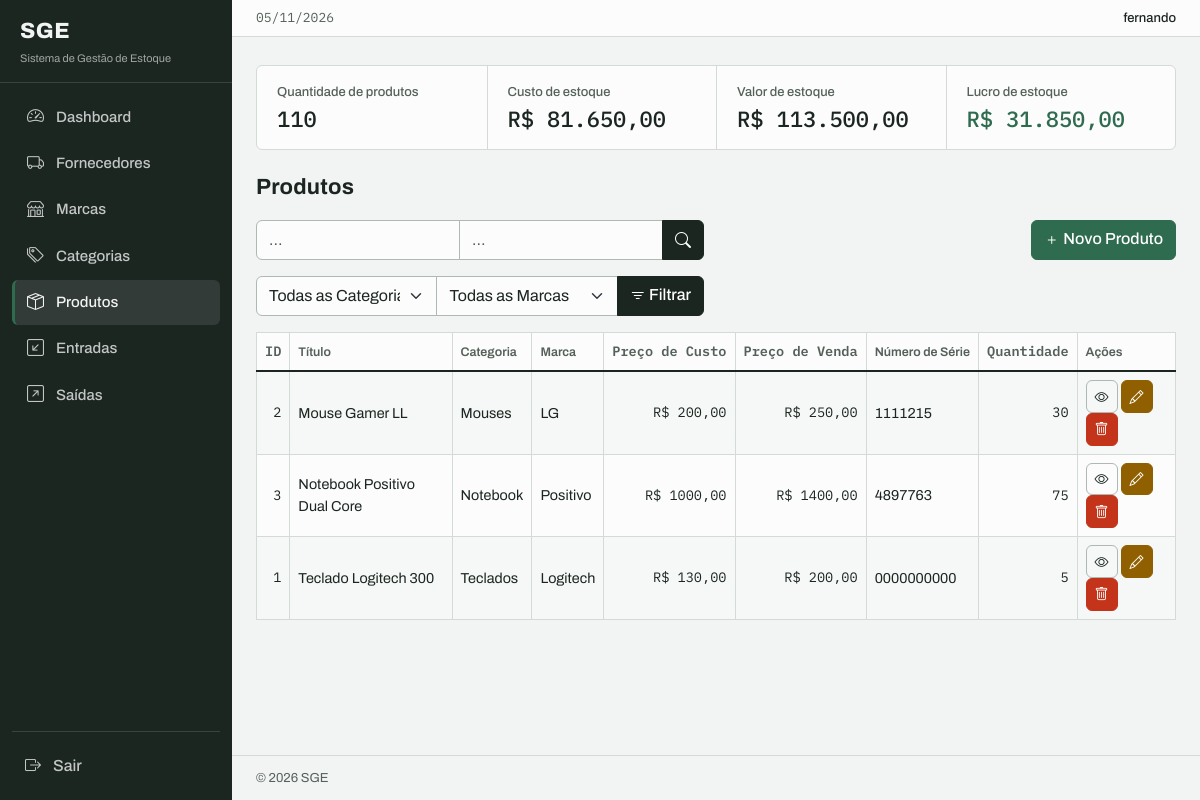
Screenshot of /products/list/ (signed in) with the database file from the repository.
### products/models.py (models this page shows, shortened)
class Product(models.Model):
    title = models.CharField(max_length=500)
    category = models.ForeignKey(
        Category, on_delete=models.PROTECT, related_name="products"
    )
    brand = models.ForeignKey(Brand, on_delete=models.PROTECT, related_name="products")
    description = models.TextField(null=True, blank=True)
    serie_number = models.CharField(max_length=200, null=True, blank=True)
    cost_price = models.DecimalField(max_digits=20, decimal_places=2)
    selling_price = models.DecimalField(max_digits=20, decimal_places=2)
    quantity = models.IntegerField(default=0)
    created_at = models.DateTimeField(auto_now_add=True)
    updated_at = models.DateTimeField(auto_now=True)
    class Meta:
        ordering = ["title"]

### categories/models.py (models this page shows)
class Category(models.Model):
    name = models.CharField(max_length=500)
    description = models.TextField(null=True, blank=True)
    created_at = models.DateTimeField(auto_now_add=True)
    updated_at = models.DateTimeField(auto_now=True)
    class Meta:
        ordering = ["name"]
    def __str__(self):
        return self.name

### brands/models.py (models this page shows)
class Brand(models.Model):
    name = models.CharField(max_length=500)
    description = models.TextField(null=True, blank=True)
    created_at = models.DateTimeField(auto_now_add=True)
    updated_at = models.DateTimeField(auto_now=True)
    class Meta:
        ordering = ["name"]
    def __str__(self):
        return self.name

### products/views.py (the view)
# urls.py: path("products/list/", views.ProductListView.as_view(), name="product_list"),
class ProductListView(LoginRequiredMixin, PermissionRequiredMixin, ListView):
    model = models.Product
    template_name = "product_list.html"
    context_object_name = "products"
    paginate_by = 10
    permission_required = "products.view_product"
    def get_queryset(self):
        queryset = super().get_queryset()
        title = self.request.GET.get("title")
        serie_number = self.request.GET.get("serie_number")
        category = self.request.GET.get("category")
        brand = self.request.GET.get("brand")
        if title:
            queryset = queryset.filter(title__icontains=title)
        if serie_number:
            queryset = queryset.filter(serie_number__icontains=serie_number)
        if category:
            queryset = queryset.filter(category_id=category)
        if brand:
            queryset = queryset.filter(brand__id=brand)
        return queryset
    def get_context_data(self, **kwargs):
        context = super().get_context_data(**kwargs)
        context["product_metrics"] = metrics.get_product_metrics()
        context["categories"] = Category.objects.all()
        context["brands"] = Brand.objects.all()
        return context

### app/context_processors.py (called while the page is built)
def static_versions(request):
    try:
        version = int(_CSS.stat().st_mtime)
    except OSError:
        version = 1
    return {"sge_css_v": version}

### app/metrics.py (called while the page is built)
def get_product_metrics():
    products = Product.objects.all()
    total_cost_price = sum(
        product.cost_price * product.quantity for product in products
    )
    total_selling_price = sum(
        product.selling_price * product.quantity for product in products
    )
    total_quantity = sum(product.quantity for product in products)
    total_profit = total_selling_price - total_cost_price
    return dict(
        total_cost_price=number_format(
            total_cost_price, decimal_pos=2, force_grouping=True
        ),
        total_selling_price=number_format(
            total_selling_price, decimal_pos=2, force_grouping=True
        ),
        total_quantity=total_quantity,
        total_profit=number_format(total_profit, decimal_pos=2, force_grouping=True),
    )

### products/templates/product_list.html (shortened to what this page needs)
{% extends 'base.html' %}
{% block content %}
{% if perms.products.view_product and perms.inflows.view_inflow%}
    {% include 'components/_product_metrics.html' %}
{% endif %}
<h1 class="sge-page-title">Produtos</h1>
<div class="row mb-3">
    <div class="col-md-6">
        <form method="get" action="{% url 'product_list' %}" role="search">
            <div class="input-group">
                <input type="text" class="form-control" name="title" placeholder="…" aria-label="Buscar por título" value="{{ request.GET.title }}">
                <input type="text" class="form-control" name="serie_number" placeholder="…" aria-label="Buscar por número de série" value="{{ request.GET.serie_number }}">
                <button type="submit" class="btn btn-primary" aria-label="Buscar">
                    <i class="bi bi-search" aria-hidden="true"></i>
                </button>
            </div>
        </form>
    </div>
    {% if perms.products.add_product %}
        <div class="col-md-6">
            <a href="{% url 'product_create' %}" class="btn btn-success float-end">
                <i class="bi bi-plus" aria-hidden="true"></i> Novo Produto
            </a>
        </div>
    {% endif %}
</div>
<div class="row mb-3">
    <div class="col-md-6">
        <form method="get" action="{% url 'product_list' %}">
            <div class="input-group">
                <select class="form-select" name="category" aria-label="Filtrar por categoria">
                    <option value="" {% if not request.GET.category %} selected {% endif %}>Todas as Categorias</option>
                </select>
                <select class="form-select" name="brand" aria-label="Filtrar por marca">
                    <option value="" {% if not request.GET.brand %} selected {% endif %}>Todas as Marcas</option>
                </select>
                <button type="submit" class="btn btn-primary">
                    <i class="bi bi-filter" aria-hidden="true"></i> Filtrar
                </button>
            </div>
        </form>
    </div>
</div>
<div class="table-responsive">
    <table class="table table-striped table-bordered">
        <thead>
            <tr>
                <th class="num" scope="col">ID</th>
                <th scope="col">Título</th>
                <th scope="col">Categoria</th>
                <th scope="col">Marca</th>
                <th class="num" scope="col">Preço de Custo</th>
                <th class="num" scope="col">Preço de Venda</th>
                <th scope="col">Número de Série</th>
                <th class="num" scope="col">Quantidade</th>
                <th scope="col">Ações</th>
            </tr>
        </thead>
        <tbody>
            {% for product in products %}
            <tr>
                <td class="num">{{ product.id }}</td>
                <td>{{ product.title }}</td>
                <td>{{ product.category }}</td>
                <td>{{ product.brand }}</td>
                <td class="num">R$ {{ product.cost_price }}</td>
                <td class="num">R$ {{ product.selling_price }}</td>
                <td>{{ product.serie_number }}</td>
                <td class="num">{{ product.quantity }}</td>
                <td>
                    <a href="{% url 'product_detail' product.id %}" class="btn btn-info btn-sm" aria-label="Ver detalhes de {{ product.title }}">
                        <i class="bi bi-eye" aria-hidden="true"></i>
                    </a>
                    {% if perms.products.change_product %}
                    <a href="{% url 'product_update' product.id %}" class="btn btn-warning btn-sm" aria-label="Editar {{ product.title }}">
                        <i class="bi bi-pencil" aria-hidden="true"></i>
                    </a>
                    {% endif %}
                    {% if perms.products.delete_product %}
                    <a href="{% url 'product_delete' product.id %}" class="btn btn-danger btn-sm" aria-label="Excluir {{ product.title }}">
                        <i class="bi bi-trash" aria-hidden="true"></i>
                    </a>
                    {% endif %}
                </td>
            </tr>
            {% empty %}
            <tr><td colspan="9" class="text-center py-4 text-secondary">Nenhum registro para mostrar.</td></tr>
        {% endfor %}
        </tbody>
    </table>
</div>
{% endblock %}

### app/templates/components/_header.html (shortened to what this page needs)
<header class="sge-topbar">
  <span class="sge-topbar-date" aria-label="Data de hoje">{% now 'd/m/Y' %}</span>
  <span class="sge-topbar-user">{{ user.username }}</span>
</header>

### app/static/css/sge.css (style rules this page uses)
:root { color-scheme: light; --sge-paper: #F2F4F3; --sge-paper-raised: #FBFCFB; --sge-ink: #1C2621; --sge-ink-soft: #55605A; --sge-line: #D4DBD6; --sge-line-strong: #AEB9B2; --sge-in: #2E6B4F; --sge-in-soft: #E3EFE8; --sge-out: #C4341B; --sge-out-soft: #F9E9E4; --sge-amber: #906000; --sge-amber-soft: #F7EFDD; --sge-radius: 6px; --bs-body-bg: var(--sge-paper); --bs-body-color: var(--sge-ink); --bs-body-font-family: "Archivo", system-ui, -apple-system, sans-serif; --bs-body-font-size: 0.9375rem; --bs-body-line-height: 1.55; --bs-border-color: var(--sge-line); --bs-link-color: var(--sge-in); --bs-link-hover-color: #21503B; --bs-emphasis-color: var(--sge-ink); }
body { font-feature-settings: "tnum" 1; -webkit-tap-highlight-color: rgba(28, 38, 33, 0.08); }
.btn, .sge-nav .nav-link, .sge-nav .sge-nav-exit .btn-link { touch-action: manipulation; }
.sge-topbar { display: flex; align-items: center; gap: 1rem; padding: 0.5rem 1.5rem; border-bottom: 1px solid var(--sge-line); background: var(--sge-paper-raised); font-size: 0.8125rem; color: var(--sge-ink-soft); }
.sge-topbar .sge-topbar-date { font-family: "IBM Plex Mono", monospace; font-size: 0.8125rem; }
.sge-topbar .sge-topbar-user { margin-left: auto; color: var(--sge-ink); font-weight: 500; }
.sge-page-title { font-weight: 700; font-stretch: 112%; font-size: 1.375rem; letter-spacing: 0.01em; margin: 0 0 1.25rem; text-wrap: balance; }
.table { --bs-table-bg: var(--sge-paper-raised); --bs-table-striped-bg: #F5F8F6; --bs-table-striped-color: var(--sge-ink); --bs-table-hover-bg: var(--sge-in-soft); --bs-table-hover-color: var(--sge-ink); margin-bottom: 1.25rem; font-size: 0.9rem; }
.table thead th { font-size: 0.78rem; font-weight: 600; color: var(--sge-ink-soft); border-bottom: 2px solid var(--sge-ink); white-space: nowrap; }
.table td { border-color: var(--sge-line); vertical-align: middle; }
.table th.num, .table td.num { text-align: right; font-family: "IBM Plex Mono", monospace; font-size: 0.85rem; }
.btn { --bs-btn-border-radius: var(--sge-radius); --bs-btn-font-weight: 500; font-family: inherit; }
.btn-primary { --bs-btn-bg: var(--sge-ink); --bs-btn-border-color: var(--sge-ink); --bs-btn-hover-bg: #2C3A33; --bs-btn-hover-border-color: #2C3A33; --bs-btn-active-bg: #2C3A33; --bs-btn-active-border-color: #2C3A33; --bs-btn-disabled-bg: var(--sge-ink); --bs-btn-disabled-border-color: var(--sge-ink); }
.btn-success { --bs-btn-bg: var(--sge-in); --bs-btn-border-color: var(--sge-in); --bs-btn-hover-bg: #25583F; --bs-btn-hover-border-color: #25583F; --bs-btn-active-bg: #25583F; --bs-btn-active-border-color: #25583F; --bs-btn-disabled-bg: var(--sge-in); --bs-btn-disabled-border-color: var(--sge-in); }
.btn-danger { --bs-btn-bg: var(--sge-out); --bs-btn-border-color: var(--sge-out); --bs-btn-hover-bg: #A72A15; --bs-btn-hover-border-color: #A72A15; --bs-btn-active-bg: #A72A15; --bs-btn-active-border-color: #A72A15; --bs-btn-disabled-bg: var(--sge-out); --bs-btn-disabled-border-color: var(--sge-out); }
.btn-warning { --bs-btn-color: #FFFFFF; --bs-btn-bg: var(--sge-amber); --bs-btn-border-color: var(--sge-amber); --bs-btn-hover-color: #FFFFFF; --bs-btn-hover-bg: #7E5700; --bs-btn-hover-border-color: #7E5700; --bs-btn-active-color: #FFFFFF; --bs-btn-active-bg: #7E5700; --bs-btn-active-border-color: #7E5700; --bs-btn-disabled-color: #FFFFFF; --bs-btn-disabled-bg: var(--sge-amber); --bs-btn-disabled-border-color: var(--sge-amber); }
.btn-info { --bs-btn-color: var(--sge-ink); --bs-btn-bg: transparent; --bs-btn-border-color: var(--sge-line-strong); --bs-btn-hover-color: var(--sge-ink); --bs-btn-hover-bg: var(--sge-paper); --bs-btn-hover-border-color: var(--sge-ink-soft); --bs-btn-active-color: var(--sge-ink); --bs-btn-active-bg: var(--sge-line); --bs-btn-active-border-color: var(--sge-ink-soft); --bs-btn-disabled-color: var(--sge-ink-soft); --bs-btn-disabled-bg: transparent; --bs-btn-disabled-border-color: var(--sge-line); }
.form-control, .form-select { --bs-border-radius: var(--sge-radius); border-color: var(--sge-line-strong); background-color: var(--sge-paper-raised); }
.bi { vertical-align: -0.125em; }

### rows the page displays
Product: id "2", title "Mouse Gamer LL", category "Mouses", brand "LG", cost_price "200,00", selling_price "250,00", serie_number "1111215", quantity "30"
Product: id "3", title "Notebook Positivo Dual Core", category "Notebook", brand "Positivo", cost_price "1000,00", selling_price "1400,00", serie_number "4897763", quantity "75"
Product: id "1", title "Teclado Logitech 300", category "Teclados", brand "Logitech", cost_price "130,00", selling_price "200,00", serie_number "0000000000", quantity "5"

### other values shown
{{ user.username }} "fernando"
{{ product_metrics.total_quantity }} "110"
{{ product_metrics.total_cost_price }} "81.650,00"
{{ product_metrics.total_selling_price }} "113.500,00"
{{ product_metrics.total_profit }} "31.850,00"
